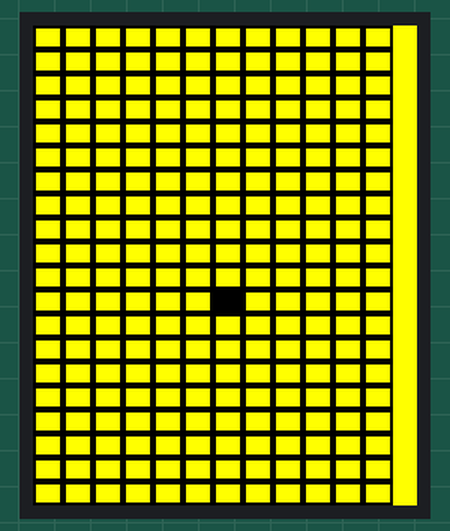
Bench run of a sketch on a simulated Arduino Uno, built with avr-gcc and run on an emulated ATmega328P. On the bench: 128×160 colour display.

Above: at 0.3 s.

The sketch:

Ej2_fpixelGrid.ino
```cpp
#include <SPI.h>
#include <Adafruit_GFX.h>    // Core graphics library
#include <Adafruit_ST7735.h> // Hardware-specific library

// These definitions map display functions to the Adduino UNO display header pins
#define sclk 15
#define mosi 16
#define cs   7
#define dc   6
#define rst  5

// Assign human-readable names to some common 16-bit color values:
  #define BLACK 0x0000
  #define WHITE 0xFFFF
  #define BLUE 0x001F
  #define GREEN   0x07E0
  #define YELLOW 0xFFE0
  #define RED     0xF800
  #define BROWN 0x99AA66
  #define CYAN    0x07FF
  #define MAGENTA 0xF81F


//Declaracion objeto TFT
Adafruit_ST7735 tft = Adafruit_ST7735(cs, dc, rst);

//Variables globales de TFT y de malla
int width, height;
  //Numero de filas, columnas, anchura y altura de subpixel
int w, h, col, row;

void setup() {
  Serial.begin(9600);
  tft.initR(INITR_BLACKTAB); // Tab Label for ST7735 TFT Screen (INITR_GREENTAB 0x0, INITR_REDTAB 0x1, INITR_BLACKTAB 0x2)

  tft.setRotation(0);
  tft.fillScreen(YELLOW);

  width = tft.width();
  height = tft.height();

  //Un rectangulo requiere de 5 parametros. Posicion --> Esquina superior izquierda
  // Posicion en X --> Direccion horizontal (De izquierda a derecha)
  // Posicion en Y --> Direccion vertical (De arriba a abajo)
  // Anchura --> Distancia en pixeles
  // Altura --> Distancia en pixeles
  // Color --> En hexadecimal

  //Dibujar una malla con un numero de filas y columnas definido y dibujar un cuadrado eligiendo el numero de fila y columna correspondiente

  //Dibujo de malla
  // 12 columnas y 20 filas
  col = 12;
  row = 20;

  // Dividimos la anchura y la altura para determinar cuanto medira cada cuadrado
  w = width/col;
  h = height/row;

  for(int i = 0; i < col; ++i){
      for(int j=0; j< row; j++){

          tft.drawRect(i*w, j*h, w, h, BLACK);
      }
  }

  drawPixelGrid(7,12);
}

void loop() {

}

void drawPixelGrid(int row, int col){

  int rowpos = row-1;
  int colpos = col-1;

  tft.fillRect(rowpos*w, colpos*h, w, h, BLACK);

}
```
